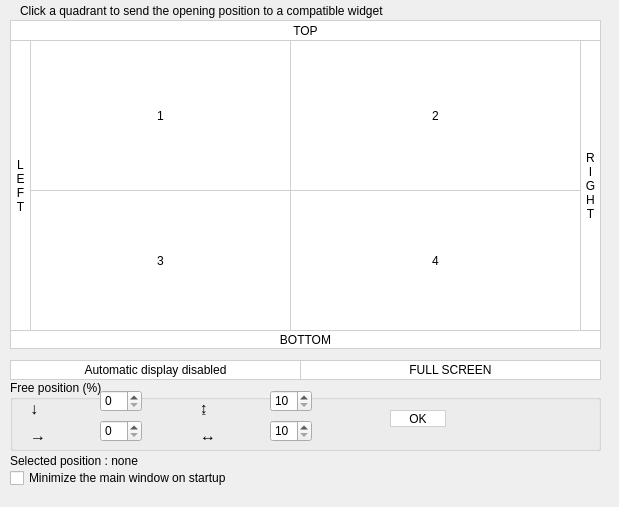
<?xml version="1.0" encoding="UTF-8"?>
<ui version="4.0">
 <class>Form</class>
 <widget class="QWidget" name="Form">
  <property name="geometry">
   <rect>
    <x>0</x>
    <y>0</y>
    <width>619</width>
    <height>507</height>
   </rect>
  </property>
  <property name="windowTitle">
   <string>Form</string>
  </property>
  <property name="styleSheet">
   <string notr="true">
QPushButton, QToolButton {
  background-color: #ffffff;
  color: #000000;
  border: 1px solid #d0d0d0;
}
QPushButton:hover, QToolButton:hover {
  background-color: #f5f5f5;
}
QPushButton:pressed, QToolButton:pressed {
  background-color: #eeeeee;
}
   </string>
  </property>
  <widget class="QCheckBox" name="checkBox">
   <property name="geometry">
    <rect>
     <x>10</x>
     <y>470</y>
     <width>631</width>
     <height>16</height>
    </rect>
   </property>
   <property name="text">
    <string>Minimize the main window on startup</string>
   </property>
  </widget>
  <widget class="QPushButton" name="btn_disabled">
   <property name="geometry">
    <rect>
     <x>10</x>
     <y>360</y>
     <width>291</width>
     <height>20</height>
    </rect>
   </property>
   <property name="text">
    <string>Automatic display disabled</string>
   </property>
  </widget>
  <widget class="QPushButton" name="btn_fs">
   <property name="geometry">
    <rect>
     <x>300</x>
     <y>360</y>
     <width>301</width>
     <height>20</height>
    </rect>
   </property>
   <property name="text">
    <string>FULL SCREEN</string>
   </property>
  </widget>
  <widget class="QToolButton" name="btn_top">
   <property name="geometry">
    <rect>
     <x>10</x>
     <y>20</y>
     <width>591</width>
     <height>21</height>
    </rect>
   </property>
   <property name="sizePolicy">
    <sizepolicy hsizetype="Expanding" vsizetype="Fixed">
     <horstretch>0</horstretch>
     <verstretch>0</verstretch>
    </sizepolicy>
   </property>
   <property name="text">
    <string>TOP</string>
   </property>
   <property name="toolButtonStyle">
    <enum>Qt::ToolButtonTextOnly</enum>
   </property>
   <property name="autoRaise">
    <bool>true</bool>
   </property>
  </widget>
  <widget class="QToolButton" name="btn_left">
   <property name="geometry">
    <rect>
     <x>10</x>
     <y>40</y>
     <width>21</width>
     <height>291</height>
    </rect>
   </property>
   <property name="sizePolicy">
    <sizepolicy hsizetype="Fixed" vsizetype="Expanding">
     <horstretch>0</horstretch>
     <verstretch>0</verstretch>
    </sizepolicy>
   </property>
   <property name="text">
    <string>L
E
F
T</string>
   </property>
   <property name="autoRaise">
    <bool>true</bool>
   </property>
  </widget>
  <widget class="QToolButton" name="btn_right">
   <property name="geometry">
    <rect>
     <x>580</x>
     <y>40</y>
     <width>21</width>
     <height>291</height>
    </rect>
   </property>
   <property name="sizePolicy">
    <sizepolicy hsizetype="Fixed" vsizetype="Expanding">
     <horstretch>0</horstretch>
     <verstretch>0</verstretch>
    </sizepolicy>
   </property>
   <property name="text">
    <string>R
I
G
H
T</string>
   </property>
   <property name="autoRaise">
    <bool>true</bool>
   </property>
  </widget>
  <widget class="QToolButton" name="btn_bottom">
   <property name="geometry">
    <rect>
     <x>10</x>
     <y>330</y>
     <width>591</width>
     <height>19</height>
    </rect>
   </property>
   <property name="sizePolicy">
    <sizepolicy hsizetype="Expanding" vsizetype="Fixed">
     <horstretch>0</horstretch>
     <verstretch>0</verstretch>
    </sizepolicy>
   </property>
   <property name="text">
    <string>BOTTOM</string>
   </property>
   <property name="toolButtonStyle">
    <enum>Qt::ToolButtonTextOnly</enum>
   </property>
   <property name="autoRaise">
    <bool>true</bool>
   </property>
  </widget>
  <widget class="QPushButton" name="btn_tl">
   <property name="geometry">
    <rect>
     <x>30</x>
     <y>40</y>
     <width>261</width>
     <height>151</height>
    </rect>
   </property>
   <property name="focusPolicy">
    <enum>Qt::NoFocus</enum>
   </property>
   <property name="text">
    <string>1</string>
   </property>
   <property name="flat">
    <bool>true</bool>
   </property>
  </widget>
  <widget class="QPushButton" name="btn_tr">
   <property name="geometry">
    <rect>
     <x>290</x>
     <y>40</y>
     <width>291</width>
     <height>151</height>
    </rect>
   </property>
   <property name="focusPolicy">
    <enum>Qt::NoFocus</enum>
   </property>
   <property name="text">
    <string>2</string>
   </property>
   <property name="flat">
    <bool>true</bool>
   </property>
  </widget>
  <widget class="QPushButton" name="btn_bl">
   <property name="geometry">
    <rect>
     <x>30</x>
     <y>190</y>
     <width>261</width>
     <height>141</height>
    </rect>
   </property>
   <property name="focusPolicy">
    <enum>Qt::NoFocus</enum>
   </property>
   <property name="text">
    <string>3</string>
   </property>
   <property name="flat">
    <bool>true</bool>
   </property>
  </widget>
  <widget class="QPushButton" name="btn_br">
   <property name="geometry">
    <rect>
     <x>290</x>
     <y>190</y>
     <width>291</width>
     <height>141</height>
    </rect>
   </property>
   <property name="focusPolicy">
    <enum>Qt::NoFocus</enum>
   </property>
   <property name="text">
    <string>4</string>
   </property>
   <property name="flat">
    <bool>true</bool>
   </property>
  </widget>
  <widget class="QLabel" name="label">
   <property name="geometry">
    <rect>
     <x>10</x>
     <y>450</y>
     <width>541</width>
     <height>21</height>
    </rect>
   </property>
   <property name="text">
    <string>Selected position : none</string>
   </property>
  </widget>
  <widget class="QLabel" name="label_2">
   <property name="geometry">
    <rect>
     <x>20</x>
     <y>0</y>
     <width>581</width>
     <height>21</height>
    </rect>
   </property>
   <property name="text">
    <string>Click a quadrant to send the opening position to a compatible widget</string>
   </property>
  </widget>
  <widget class="QGroupBox" name="groupBox">
   <property name="geometry">
    <rect>
     <x>10</x>
     <y>380</y>
     <width>591</width>
     <height>71</height>
    </rect>
   </property>
   <property name="title">
    <string>Free position (%)    </string>
   </property>
   <widget class="QSpinBox" name="spinBox_h">
    <property name="geometry">
     <rect>
      <x>90</x>
      <y>10</y>
      <width>42</width>
      <height>22</height>
     </rect>
    </property>
    <property name="maximum">
     <number>100</number>
    </property>
   </widget>
   <widget class="QSpinBox" name="spinBox_dh">
    <property name="geometry">
     <rect>
      <x>260</x>
      <y>10</y>
      <width>42</width>
      <height>22</height>
     </rect>
    </property>
    <property name="minimum">
     <number>10</number>
    </property>
    <property name="maximum">
     <number>100</number>
    </property>
   </widget>
   <widget class="QSpinBox" name="spinBox_l">
    <property name="geometry">
     <rect>
      <x>90</x>
      <y>40</y>
      <width>42</width>
      <height>22</height>
     </rect>
    </property>
    <property name="maximum">
     <number>100</number>
    </property>
   </widget>
   <widget class="QSpinBox" name="spinBox_dl">
    <property name="geometry">
     <rect>
      <x>260</x>
      <y>40</y>
      <width>42</width>
      <height>22</height>
     </rect>
    </property>
    <property name="minimum">
     <number>10</number>
    </property>
    <property name="maximum">
     <number>100</number>
    </property>
   </widget>
   <widget class="QLabel" name="label_3">
    <property name="geometry">
     <rect>
      <x>20</x>
      <y>50</y>
      <width>35</width>
      <height>10</height>
     </rect>
    </property>
    <property name="font">
     <font>
      <pointsize>12</pointsize>
     </font>
    </property>
    <property name="text">
     <string>→</string>
    </property>
   </widget>
   <widget class="QLabel" name="label_4">
    <property name="geometry">
     <rect>
      <x>20</x>
      <y>20</y>
      <width>35</width>
      <height>16</height>
     </rect>
    </property>
    <property name="font">
     <font>
      <pointsize>12</pointsize>
     </font>
    </property>
    <property name="text">
     <string>↓</string>
    </property>
   </widget>
   <widget class="QLabel" name="label_5">
    <property name="geometry">
     <rect>
      <x>190</x>
      <y>20</y>
      <width>35</width>
      <height>16</height>
     </rect>
    </property>
    <property name="font">
     <font>
      <pointsize>11</pointsize>
     </font>
    </property>
    <property name="text">
     <string>↨</string>
    </property>
   </widget>
   <widget class="QLabel" name="label_6">
    <property name="geometry">
     <rect>
      <x>190</x>
      <y>50</y>
      <width>35</width>
      <height>10</height>
     </rect>
    </property>
    <property name="font">
     <font>
      <pointsize>12</pointsize>
     </font>
    </property>
    <property name="text">
     <string>↔</string>
    </property>
   </widget>
   <widget class="QPushButton" name="pushButton_free">
    <property name="geometry">
     <rect>
      <x>380</x>
      <y>30</y>
      <width>56</width>
      <height>17</height>
     </rect>
    </property>
    <property name="text">
     <string>OK</string>
    </property>
   </widget>
  </widget>
 </widget>
 <resources/>
 <connections/>
</ui>
